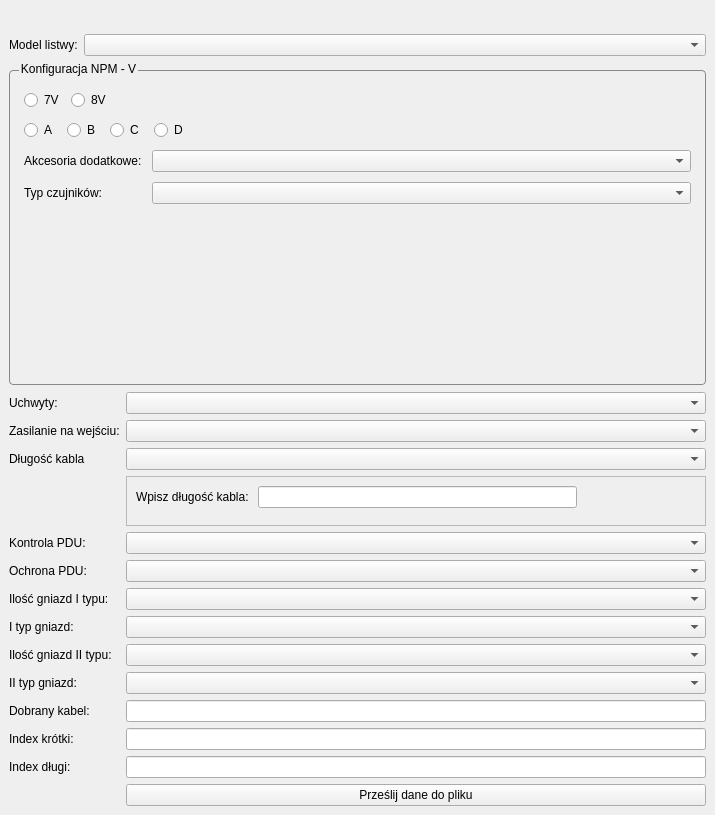
<?xml version="1.0" encoding="UTF-8"?>
<ui version="4.0">
 <class>MainWindow</class>
 <widget class="QMainWindow" name="MainWindow">
  <property name="geometry">
   <rect>
    <x>0</x>
    <y>0</y>
    <width>715</width>
    <height>815</height>
   </rect>
  </property>
  <property name="windowTitle">
   <string>MainWindow</string>
  </property>
  <property name="autoFillBackground">
   <bool>false</bool>
  </property>
  <widget class="QWidget" name="centralwidget">
   <property name="autoFillBackground">
    <bool>false</bool>
   </property>
   <layout class="QVBoxLayout" name="verticalLayout">
    <item>
     <widget class="QLabel" name="label_12">
      <property name="text">
       <string/>
      </property>
      <property name="pixmap">
       <pixmap>mariusz/logo2.png</pixmap>
      </property>
     </widget>
    </item>
    <item>
     <layout class="QFormLayout" name="formLayout_2">
      <property name="topMargin">
       <number>5</number>
      </property>
      <item row="0" column="0">
       <widget class="QLabel" name="model">
        <property name="text">
         <string>Model listwy:</string>
        </property>
       </widget>
      </item>
      <item row="0" column="1">
       <widget class="QComboBox" name="comboBox"/>
      </item>
     </layout>
    </item>
    <item>
     <widget class="QGroupBox" name="groupBox">
      <property name="enabled">
       <bool>true</bool>
      </property>
      <property name="sizePolicy">
       <sizepolicy hsizetype="MinimumExpanding" vsizetype="MinimumExpanding">
        <horstretch>0</horstretch>
        <verstretch>0</verstretch>
       </sizepolicy>
      </property>
      <property name="minimumSize">
       <size>
        <width>0</width>
        <height>0</height>
       </size>
      </property>
      <property name="styleSheet">
       <string notr="true">QGroupBox
{
padding: 5px;
border: 1px solid rgb(136, 136, 136);
border-radius: 4px;
margin-top: 8px;
}
QGroupBox::title {
top: -8px;
left: 10px;
}
</string>
      </property>
      <property name="title">
       <string>Konfiguracja NPM - V</string>
      </property>
      <property name="flat">
       <bool>false</bool>
      </property>
      <layout class="QVBoxLayout" name="verticalLayout_3">
       <item>
        <layout class="QVBoxLayout" name="verticalLayout_2">
         <property name="spacing">
          <number>10</number>
         </property>
         <property name="topMargin">
          <number>5</number>
         </property>
         <property name="bottomMargin">
          <number>2</number>
         </property>
         <item>
          <layout class="QHBoxLayout" name="horizontalLayout_2">
           <property name="spacing">
            <number>7</number>
           </property>
           <item>
            <widget class="QRadioButton" name="radioButton">
             <property name="text">
              <string>7V</string>
             </property>
            </widget>
           </item>
           <item>
            <widget class="QRadioButton" name="radioButton_2">
             <property name="text">
              <string>8V</string>
             </property>
            </widget>
           </item>
           <item>
            <spacer name="horizontalSpacer">
             <property name="orientation">
              <enum>Qt::Horizontal</enum>
             </property>
             <property name="sizeHint" stdset="0">
              <size>
               <width>40</width>
               <height>20</height>
              </size>
             </property>
            </spacer>
           </item>
          </layout>
         </item>
         <item>
          <layout class="QHBoxLayout" name="horizontalLayout_3">
           <item>
            <widget class="QRadioButton" name="radioButton_3">
             <property name="text">
              <string>A</string>
             </property>
            </widget>
           </item>
           <item>
            <widget class="QRadioButton" name="radioButton_4">
             <property name="text">
              <string>B</string>
             </property>
            </widget>
           </item>
           <item>
            <widget class="QRadioButton" name="radioButton_5">
             <property name="text">
              <string>C</string>
             </property>
            </widget>
           </item>
           <item>
            <widget class="QRadioButton" name="radioButton_6">
             <property name="text">
              <string>D</string>
             </property>
            </widget>
           </item>
           <item>
            <spacer name="horizontalSpacer_2">
             <property name="orientation">
              <enum>Qt::Horizontal</enum>
             </property>
             <property name="sizeHint" stdset="0">
              <size>
               <width>30</width>
               <height>10</height>
              </size>
             </property>
            </spacer>
           </item>
          </layout>
         </item>
         <item>
          <layout class="QFormLayout" name="formLayout_4">
           <item row="0" column="0">
            <widget class="QLabel" name="label">
             <property name="text">
              <string>Akcesoria dodatkowe:</string>
             </property>
            </widget>
           </item>
           <item row="0" column="1">
            <widget class="QComboBox" name="comboBox_10"/>
           </item>
           <item row="1" column="0">
            <widget class="QLabel" name="label_2">
             <property name="text">
              <string>Typ czujników:</string>
             </property>
            </widget>
           </item>
           <item row="1" column="1">
            <widget class="QComboBox" name="comboBox_11"/>
           </item>
          </layout>
         </item>
        </layout>
       </item>
      </layout>
     </widget>
    </item>
    <item>
     <layout class="QFormLayout" name="formLayout_3">
      <property name="fieldGrowthPolicy">
       <enum>QFormLayout::AllNonFixedFieldsGrow</enum>
      </property>
      <property name="horizontalSpacing">
       <number>6</number>
      </property>
      <property name="topMargin">
       <number>1</number>
      </property>
      <item row="2" column="0">
       <widget class="QLabel" name="uchwyty">
        <property name="text">
         <string>Uchwyty:</string>
        </property>
       </widget>
      </item>
      <item row="2" column="1">
       <widget class="QComboBox" name="comboBox_2"/>
      </item>
      <item row="3" column="0">
       <widget class="QLabel" name="zasilanie">
        <property name="text">
         <string>Zasilanie na wejściu:</string>
        </property>
       </widget>
      </item>
      <item row="3" column="1">
       <widget class="QComboBox" name="comboBox_3"/>
      </item>
      <item row="6" column="0">
       <widget class="QLabel" name="kontrola">
        <property name="text">
         <string>Kontrola PDU:</string>
        </property>
       </widget>
      </item>
      <item row="6" column="1">
       <widget class="QComboBox" name="comboBox_4"/>
      </item>
      <item row="7" column="0">
       <widget class="QLabel" name="ochrona">
        <property name="text">
         <string>Ochrona PDU:</string>
        </property>
       </widget>
      </item>
      <item row="7" column="1">
       <widget class="QComboBox" name="comboBox_5"/>
      </item>
      <item row="9" column="0">
       <widget class="QLabel" name="ilosc_1">
        <property name="text">
         <string>Ilość gniazd I typu:</string>
        </property>
       </widget>
      </item>
      <item row="9" column="1">
       <widget class="QComboBox" name="comboBox_6"/>
      </item>
      <item row="10" column="0">
       <widget class="QLabel" name="typ_1">
        <property name="text">
         <string>I typ gniazd:</string>
        </property>
       </widget>
      </item>
      <item row="10" column="1">
       <widget class="QComboBox" name="comboBox_7"/>
      </item>
      <item row="11" column="0">
       <widget class="QLabel" name="ilosc_2">
        <property name="text">
         <string>Ilość gniazd II typu:</string>
        </property>
       </widget>
      </item>
      <item row="11" column="1">
       <widget class="QComboBox" name="comboBox_8"/>
      </item>
      <item row="12" column="0">
       <widget class="QLabel" name="typ_2">
        <property name="text">
         <string>II typ gniazd: </string>
        </property>
       </widget>
      </item>
      <item row="12" column="1">
       <widget class="QComboBox" name="comboBox_9"/>
      </item>
      <item row="14" column="0">
       <widget class="QLabel" name="index_short">
        <property name="text">
         <string>Index krótki:</string>
        </property>
       </widget>
      </item>
      <item row="14" column="1">
       <widget class="QLineEdit" name="lineEdit"/>
      </item>
      <item row="15" column="0">
       <widget class="QLabel" name="index_long">
        <property name="text">
         <string>Index długi: </string>
        </property>
       </widget>
      </item>
      <item row="15" column="1">
       <widget class="QLineEdit" name="lineEdit_2"/>
      </item>
      <item row="16" column="1">
       <widget class="QPushButton" name="pushButton">
        <property name="text">
         <string>Prześlij dane do pliku</string>
        </property>
       </widget>
      </item>
      <item row="4" column="1">
       <widget class="QComboBox" name="comboBox_12"/>
      </item>
      <item row="4" column="0">
       <widget class="QLabel" name="label_3">
        <property name="text">
         <string>Długość kabla</string>
        </property>
       </widget>
      </item>
      <item row="5" column="1">
       <widget class="QFrame" name="frame">
        <property name="minimumSize">
         <size>
          <width>0</width>
          <height>50</height>
         </size>
        </property>
        <property name="frameShape">
         <enum>QFrame::StyledPanel</enum>
        </property>
        <property name="frameShadow">
         <enum>QFrame::Raised</enum>
        </property>
        <widget class="QWidget" name="formLayoutWidget_3">
         <property name="geometry">
          <rect>
           <x>10</x>
           <y>10</y>
           <width>441</width>
           <height>31</height>
          </rect>
         </property>
         <layout class="QFormLayout" name="formLayout_6">
          <item row="0" column="1">
           <widget class="QLineEdit" name="lineEdit_3"/>
          </item>
          <item row="0" column="0">
           <widget class="QLabel" name="label_4">
            <property name="text">
             <string>Wpisz długość kabla: </string>
            </property>
           </widget>
          </item>
         </layout>
        </widget>
       </widget>
      </item>
      <item row="13" column="0">
       <widget class="QLabel" name="label_5">
        <property name="text">
         <string>Dobrany kabel:</string>
        </property>
       </widget>
      </item>
      <item row="13" column="1">
       <widget class="QLineEdit" name="lineEdit_4"/>
      </item>
     </layout>
    </item>
   </layout>
  </widget>
 </widget>
 <resources/>
 <connections/>
</ui>
